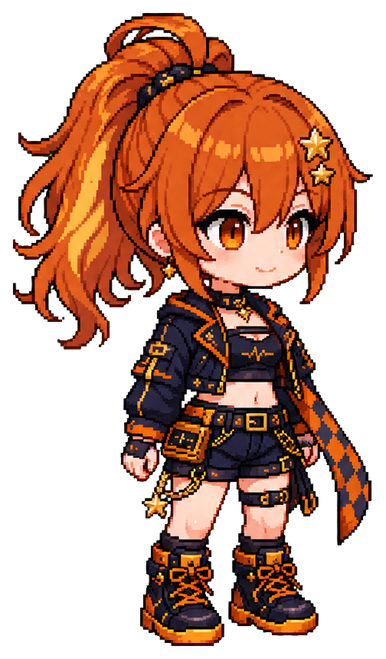
#> input picture assets/generated/senior_unit_characters_v1/akarine_rizumu_gameplay_right.png, 386 x 659 px, shrunk from 504 x 860 before the run
$ python -i process_new_character_assets.py   (imports and definitions only)
#> lines starting #> are read from the running program, lines starting #| are printed output that depends on the picture; after the words box and inside, x2 and y2 are one past the last pixel; in counts of white or black regions, pixels touching at a corner belong together
#> further down, picture is the input picture: PIL image 386x659 RGBA; mean R, G, B, A 73.7, 37.8, 21, 128.8
from __future__ import annotations

from collections import deque
import json
from pathlib import Path

from PIL import Image, ImageFilter


ROOT = Path(__file__).resolve().parents[1]
SOURCE_DIR = Path.home() / "Desktop" / "ぜんぶコメントのせいだ設定"
OUTPUT_DIR = ROOT / "assets" / "generated" / "senior_unit_characters_v1"

SOURCES = {
    "aosumi_kyasumi_select": "きゃすみ選択画面2.png",
    "aosumi_kyasumi_gameplay_right": "きゃすみ歩き.png",
    "akarine_rizumu_select": "りずむ選択画面.png",
    "akarine_rizumu_gameplay_right": "りずむ歩き.png",
    "shizuki_miimu_select": "みぃむ選択画2.png",
    "shizuki_miimu_gameplay_right": "みぃむ歩き.png",
}


def is_green_key(r: int, g: int, b: int) -> bool:
    strongest_other = max(r, b)
    return (
        g >= 90
        and g - strongest_other >= 24
        and g >= int(r * 1.18)
        and g >= int(b * 1.14)
    )


def is_strong_green_key(r: int, g: int, b: int) -> bool:
    return g >= 150 and r <= 90 and b <= 90 and g - r >= 75 and g - b >= 75


def border_connected_green(image: Image.Image) -> Image.Image:
    rgb = image.convert("RGB")
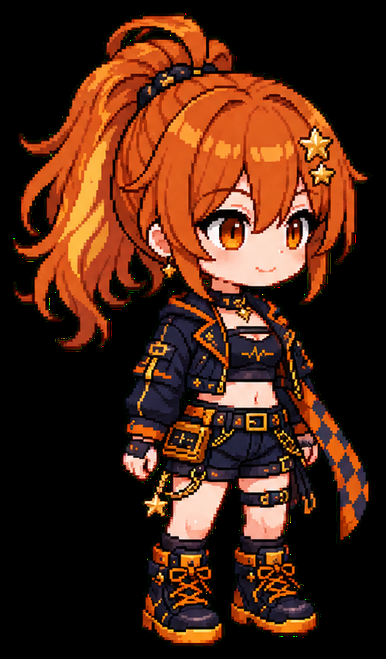
#> rgb: PIL image 386x659 RGB; mean R, G, B 73.7, 37.8, 21
    pixels = rgb.load()
    width, height = rgb.size
#> width = 386; height = 659
    visited = bytearray(width * height)
    background = Image.new("L", rgb.size, 0)
#> background: PIL image 386x659 L; every value is 0
    background_pixels = background.load()
    queue: deque[tuple[int, int]] = deque()

    for x in range(width):
        queue.append((x, 0))
        queue.append((x, height - 1))
    for y in range(height):
        queue.append((0, y))
        queue.append((width - 1, y))

    while queue:
        x, y = queue.pop()
        index = y * width + x
        if visited[index]:
            continue
        visited[index] = 1
        r, g, b = pixels[x, y]
        if not is_green_key(r, g, b):
            continue
        background_pixels[x, y] = 255
        if x > 0:
            queue.append((x - 1, y))
        if x + 1 < width:
            queue.append((x + 1, y))
        if y > 0:
            queue.append((x, y - 1))
        if y + 1 < height:
            queue.append((x, y + 1))
#> this loop made 2090 passes
#> (x, y, index) on passes 2 to 4: (0, 658, 253988), (385, 657, 253987), (0, 657, 253602)

    for y in range(height):
        for x in range(width):
            r, g, b = pixels[x, y]
            if is_strong_green_key(r, g, b):
                background_pixels[x, y] = 255
    return background


def remove_green_screen(image: Image.Image) -> Image.Image:
    rgba = image.convert("RGBA")
    background = border_connected_green(rgba)
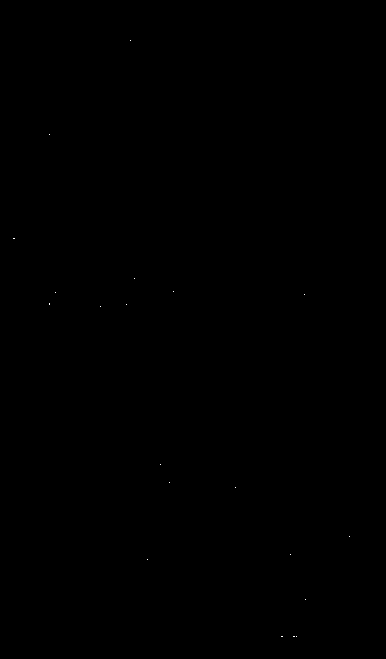
#> background: PIL image 386x659 L; 0.01% white in thin lines or dots, all inside (x1, y1, x2, y2) = (13, 40, 350, 637)
    near_background = background.filter(ImageFilter.MaxFilter(7))
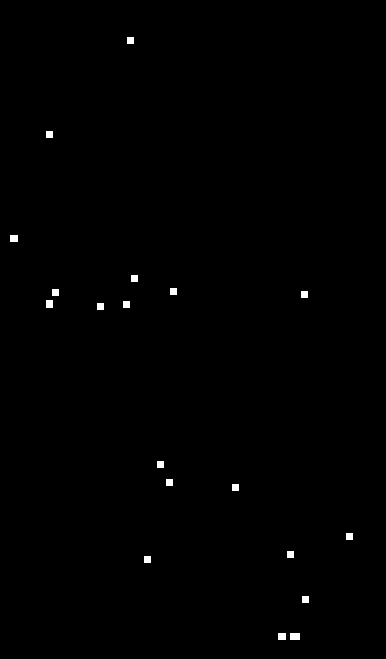
#> near_background: PIL image 386x659 L; 0.38% white; 19 white regions, largest, box (x1, y1, x2, y2) and area: (290, 633, 300, 640) 70, (10, 235, 18, 242) 56, (46, 300, 53, 308) 56
    pixels = rgba.load()
    background_pixels = background.load()
    near_pixels = near_background.load()
    width, height = rgba.size
#> width = 386; height = 659

    for y in range(height):
        for x in range(width):
            r, g, b, a = pixels[x, y]
            if background_pixels[x, y] > 0:
                pixels[x, y] = (0, 0, 0, 0)
                continue
            if near_pixels[x, y] == 0:
                continue

            strongest_other = max(r, b)
            green_spill = max(0, g - strongest_other)
            if green_spill <= 6:
                continue
            spill_strength = min(1.0, float(green_spill - 6) / 72.0)
            cleaned_green = min(g, strongest_other + 6)
            cleaned_alpha = round(float(a) * (1.0 - spill_strength * 0.72))
            pixels[x, y] = (r, cleaned_green, b, max(0, cleaned_alpha))

    rgba.putalpha(rgba.getchannel("A").filter(ImageFilter.GaussianBlur(0.35)))
    pixels = rgba.load()
    for y in range(height):
        for x in range(width):
            r, g, b, a = pixels[x, y]
            if a == 0:
                pixels[x, y] = (0, 0, 0, 0)
    return rgba


# [71 lines left out: functions trim_transparent, alpha_stats, main, not called in this run]


# [2 lines not run here, left out]

>>> from PIL import Image
>>> picture = Image.open('../assets/generated/senior_unit_characters_v1/akarine_rizumu_gameplay_right.png')
>>> result = remove_green_screen(picture)
